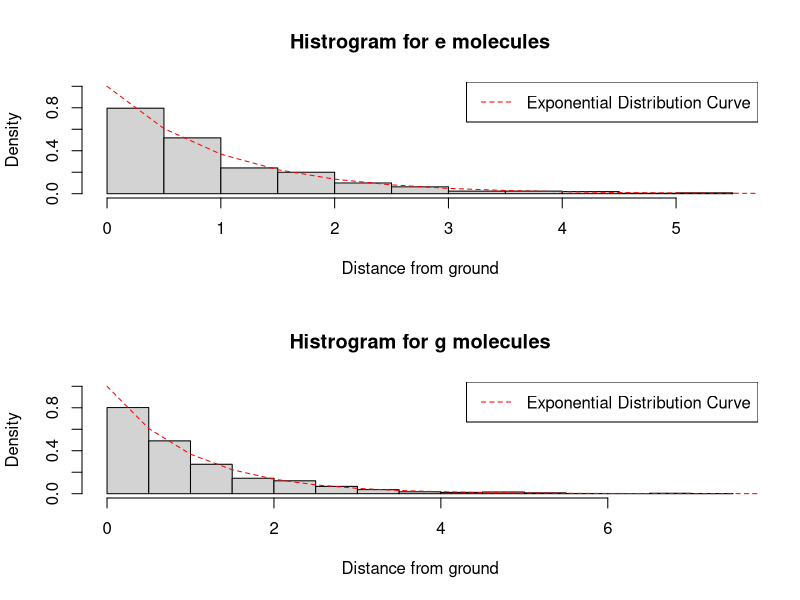
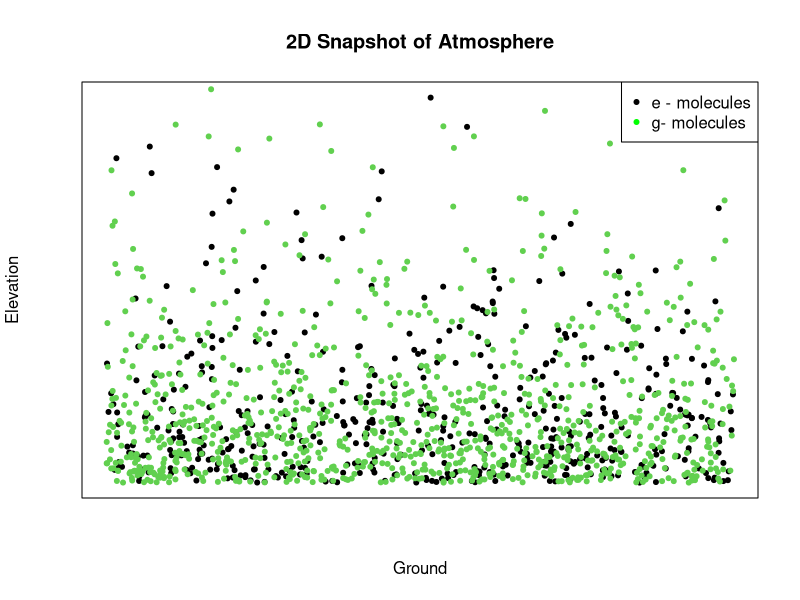
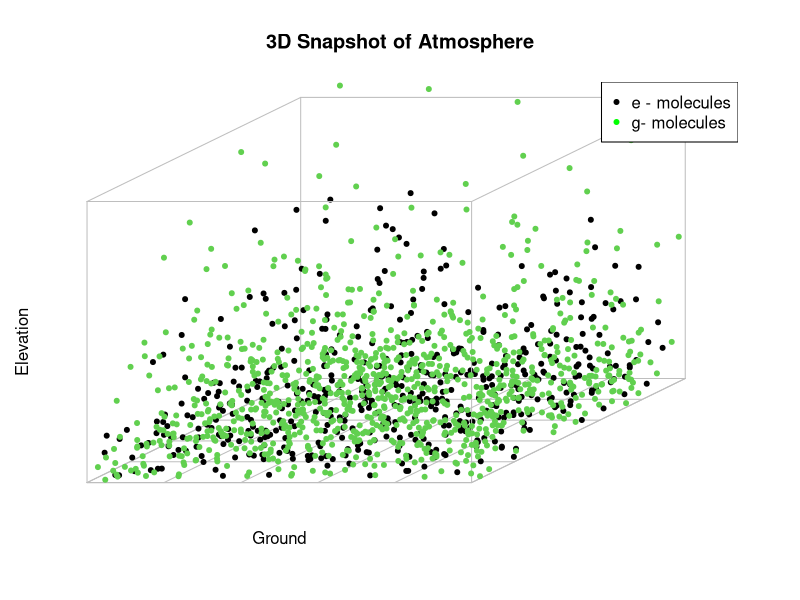

These figures' R source, in order:
# Name: Atish Dixit
# Roll No.: CMS1512
# Date Created/Modified: 22-09-15/23-09-15 

library(scatterplot3d)

N=500
y1<-rexp(N)
y2<-rexp(2*N)

# Demonstration of exponential distribution
pdf("air-density-histrogram.pdf")
 p<-par(mfrow=c(2,1))
 hist(y1,probability=T,ylim=c(0,1),main="Histrogram for e molecules",xlab="Distance from ground")
 lines(x<-seq(0,10,0.5),y<-exp(-x),col="red",lty=2)
 legend('topright',c("Exponential Distribution Curve"), col="red",bg="white",lty=2)
 hist(y2,probability=T,ylim=c(0,1),main="Histrogram for g molecules",xlab="Distance from ground")
 lines(x<-seq(0,10,0.5),y<-exp(-x),col="red",lty=2)
 legend('topright',c("Exponential Distribution Curve"), col="red",bg="white",lty=2)
 par(p)
dev.off()

# Plot 2-d graph
pdf("atmosphere-snapshot.pdf")
 plot(runif(N),y1,pch=20, main="2D Snapshot of Atmosphere", xlab="Ground", ylab="Elevation",xaxt='n',yaxt='n')
 points(runif(2*N),y2,col=3,pch=20)
 legend('topright',c("e - molecules", "g- molecules"),pch=20,col=c("black","green"), bg="white")
 
#plot 3-d graph
 a<-scatterplot3d(runif(N),runif(N),y1,main="3D Snapshot of Atmosphere",xlab="Ground", ylab="",zlab="Elevation",tick.marks=F,pch=20,col.axis="grey")
 a$points3d(runif(2*N),runif(2*N),y2,pch=20,col=3)
 legend('topright',c("e - molecules", "g- molecules"),pch=20,col=c("black","green"), bg="white")
dev.off()
